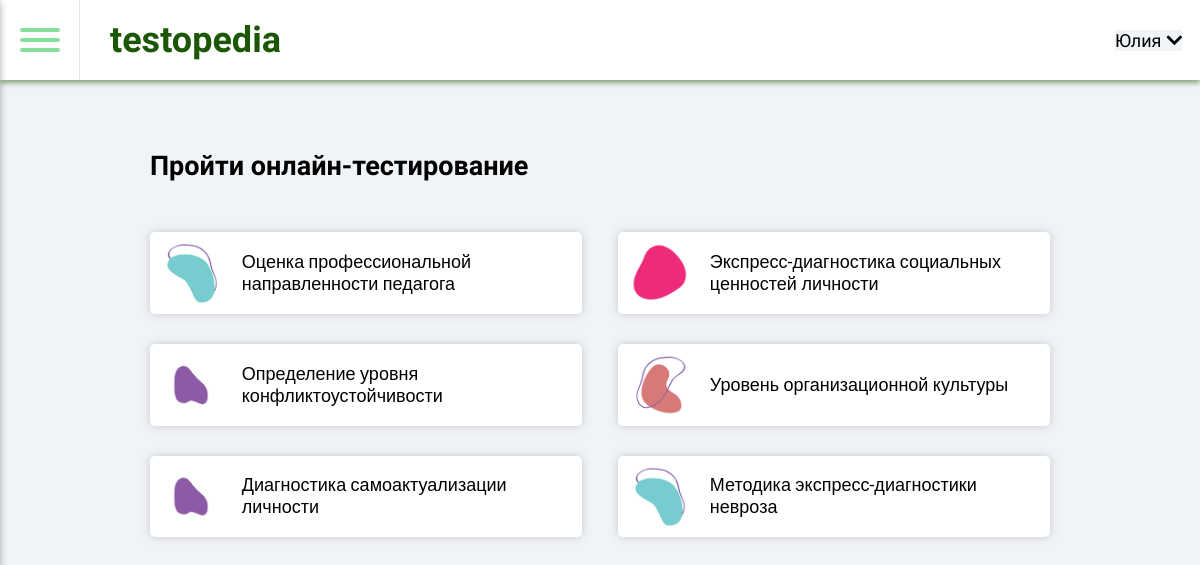
Screenshot of /tests.php (signed in) with the database file from the repository.
### tables this page shows
CREATE TABLE `users` (
  `userID` int(11) NOT NULL,
  `login` varchar(20) NOT NULL,
  `password` varchar(20) NOT NULL,
  `name` varchar(30) NOT NULL,
  `surname` varchar(30) NOT NULL,
  `lastname` varchar(30) NOT NULL,
  `workplaceID` int(11) NOT NULL,
  `positionID` int(11) NOT NULL,
  `describe` text,
  `dateStartWork` date NOT NULL,
  `email` varchar(30) NOT NULL,
  `phone` varchar(11) NOT NULL
);

CREATE TABLE `tests` (
  `testID` int(11) NOT NULL,
  `nameTest` varchar(70) NOT NULL,
  `describeTest` text NOT NULL,
  `guide` text NOT NULL
);

### tests.php (the view)
<?php include "blocks/header.php" ?>
<section class="tests">
    <h1>Пройти онлайн-тестирование</h1>
    <div class="cards">
        <?php
            $query = mysqli_query($link, 'SELECT * FROM tests');
            while ($res = mysqli_fetch_array($query)) {
                $imgIndex = random_int(1,6);
        ?>
            <div class="card" data-id=<?php echo $res['testID'] ?>>
                <img src=<?php echo 'src/image/icons/face' . $imgIndex . '.png'; ?> alt="">
                <p><?php echo $res['nameTest'] ?></p>
            </div>
        <?php } ?>
    </div>
</section>
<?php include "blocks/footer.php" ?>

### blocks/header.php (shortened to what this page needs)
<!DOCTYPE html>
<html lang="en">
<head>
    <link rel="stylesheet" href="src/css/index.css">
    <link rel="stylesheet" href="https://use.fontawesome.com/releases/v5.15.3/css/all.css">
</head>
<body>
<?php include "config/db.php" ?>
    <header class="header">
        <div class="burger--wrapper">
            <div class="burger">
                <span></span>
            </div>
        </div>
        <div class="logo">
            <p><a href="index.php">testopedia</a></p>
        </div>
        <div class="login">
            <?php if ($_COOKIE['auth']!='1') { ?>
            <a href="login.php" class="main-btn btn-primary">Войти</a>
            <?php } else {?>
                <div class="profile">
                    <?php
                        $query = mysqli_query($link, "SELECT name FROM users WHERE login='".$_COOKIE['login']."'");
                        $queryRes = mysqli_fetch_array($query);
                    ?>
                    <p><?php echo $queryRes['name']; ?></p>
                    <i class="fas fa-chevron-down"></i>
                </div>
            <?php } ?>
        </div>
    </header>

### src/css/header.css (style rules this page uses)
.header { position: fixed; top: 0; left: 0; right: 0; display: flex; align-items: center; justify-content: space-between; padding: 0 1.1111rem 0 0; background-color: #fff; box-shadow: 0 3px 5px #1c570581; }
.header .burger--wrapper { position: relative; display: flex; align-items: center; justify-content: center; flex-direction: column; width: 80px; height: 80px; border-right: 1px solid rgba(2, 2, 2, 0.103); cursor: pointer; }
.header .burger { position: relative; z-index: 100; width: 40px; height: 40px; display: flex; align-items: center; justify-content: center; }
.header .burger span { position: relative; width: 100%; padding: 2px; background-color: var(--secondary-color); border-radius: 50px; transition: all 0.2s; }
.header .burger span::after, .header .burger span::before { content: ''; position: absolute; left: 0; width: 100%; height: 100%; background-color: inherit; border-radius: 50px; }
.header .burger span::after { top: -10px; }
.header .burger span::before { bottom: -10px; }
.header .logo { flex: 1; margin-left: 30px; font-size: 2em; font-family: "Comfortaa", sans-serif; font-weight: bold; color: #1c5705; }
.header .login { display: flex; flex-direction: row; align-items: center; }
.header .login .profile { position: relative; display: flex; align-items: center; cursor: pointer; }
.header .login .profile p { margin-right: 5px; font-family: "Comfortaa", sans-serif; }

### src/css/main.css (style rules this page uses)
:root { --primary-color: #f38080; --secondary-color: #86e09c; --secondary-light: #86e09c79; }
*, *::after, *::before { box-sizing: border-box; }
body { margin: 0; font-size: 18px; font-family: "Roboto", sans-serif; min-height: 100vh; background-color: #fff; }
h1, h2, h3, h4, h5, h6, p, ul, li { margin: 0; padding: 0; }
h1, h2, h3, h4, h5, h6 { font-family: "Comfortaa"; font-size: 1.5em; }
a { text-decoration: none; color: inherit; display: block; white-space: nowrap; }
img { width: 100%; height: 100%; object-fit: contain; object-position: center; }
section { padding: 100px 50px 0; width: 100vw; height: calc(100vh); color: #fff; scroll-snap-align: start; }

### src/css/login.css (style rules this page uses)
.login { background-color: #f1f4f7; display: flex; align-items: center; justify-content: center; flex-direction: column; }

### src/css/tests.css (style rules this page uses)
.tests { background-color: #f1f4f7; text-align: left; padding: 150px 150px 0; }
.tests h1 { color: #000; }
.tests .cards { display: flex; justify-content: space-between; margin-top: 50px; flex-wrap: wrap; }
.tests .cards .card { padding: 10px; display: flex; align-items: center; justify-content: space-between; flex: 0 0 48%; background-color: #fff; color: #000; box-shadow: 0 0 10px #c6c6c6; margin-bottom: 30px; border-radius: 5px; overflow: hidden; transition: all 0.2s; cursor: pointer; }
.tests .cards .card p { width: 100%; margin-left: 20px; }
.tests .cards .card p, .tests .cards .card img { pointer-events: none; }
.tests .cards .card img { width: 15%; }

### rows the page displays
users: name "Юлия"
tests: nameTest "Оценка профессиональной направленности педагога"
tests: shows a picture, nameTest "Экспресс-диагностика социальных ценностей личности"
tests: nameTest "Определение уровня конфликтоустойчивости"
tests: shows a picture, nameTest "Уровень организационной культуры"
tests: nameTest "Диагностика самоактуализации личности"
tests: nameTest "Методика экспресс-диагностики невроза"
